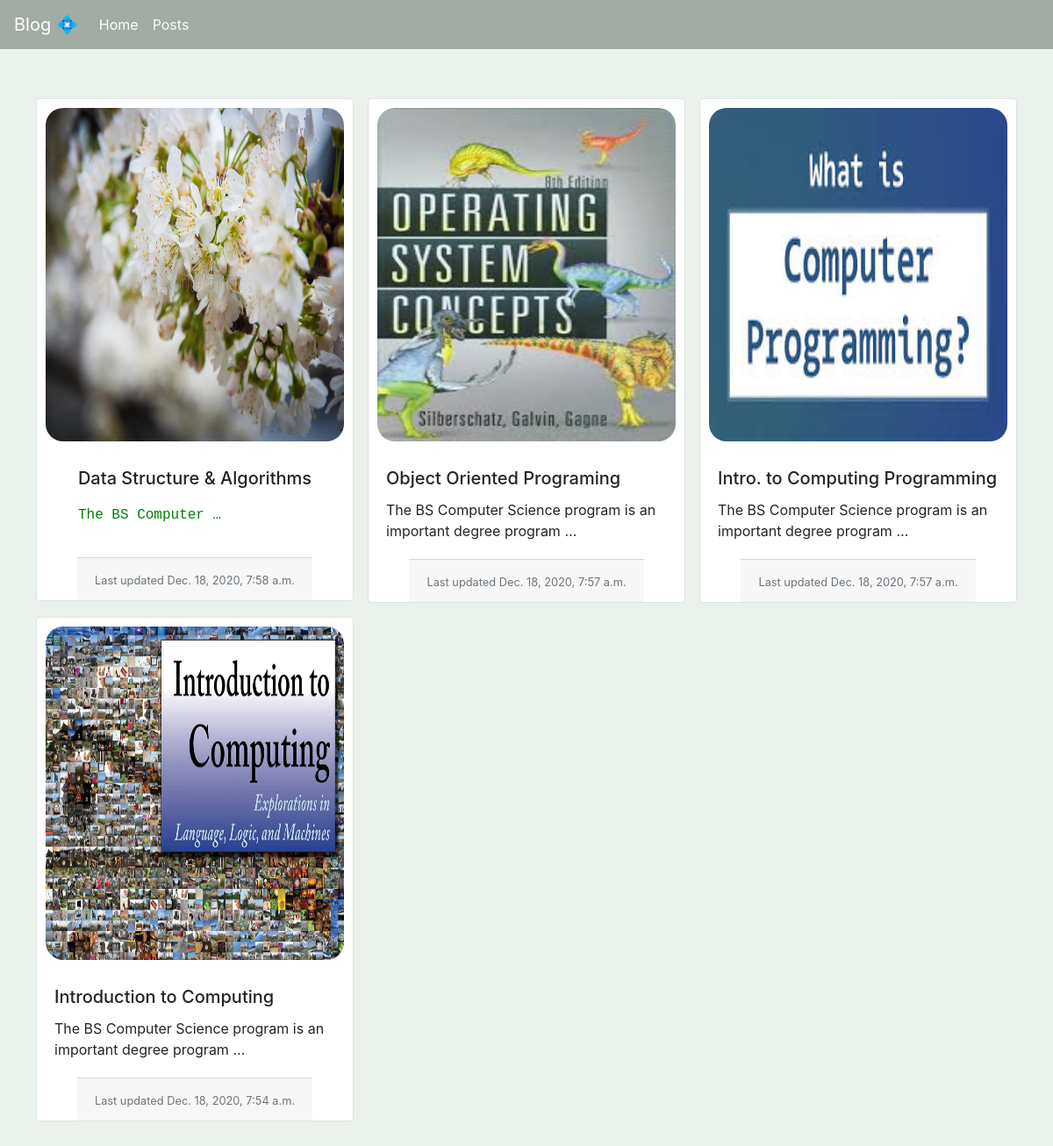
/posts/, run on the app's committed database.
### blog/models.py (models this page shows, shortened)
class Post(models.Model):
    class NewManager(models.Manager):
        def get_queryset(self):
            return super().get_queryset().filter(status='published')
    options = (
        ('draft', 'Draft'),
        ('published', 'Published')
    )
    title = models.CharField(max_length=250)
    category = models.ForeignKey(Category, on_delete=models.PROTECT, default=1)
    image = models.ImageField(upload_to='posts/', default='posts/default.jpg')
    slug = models.SlugField(max_length=250, unique_for_date='publish')
    publish = models.DateTimeField(default=timezone.now)
    author = models.ForeignKey(
        User, on_delete=models.CASCADE, related_name='blog_posts')
    content = models.TextField()
    code = models.TextField()
    imag2 = models.ImageField(upload_to='posts/', default='posts/default.jpg')
    status = models.CharField(max_length=10, choices=options, default='draft')
    objects = models.Manager()
    newmanager = NewManager()
    def get_absolute_url(self):
        return reverse('blog:post_single', args=[self.slug])
    class Meta:
        ordering = ('-publish',)

### blog/views.py (the view)
# urls.py: path('posts/', views.home, name='homepage'),
def home(request):
    all_post = Post.newmanager.all()
    context = {'posts': all_post}
    return render(request, 'posts.html', context)

### blog/views.py (called while the page is built)
def category_list(request):
    category_list = Category.objects.exclude(name='default')
    context = {
        'category_list': category_list
    }
    return context

### blog/templates/posts.html (shortened to what this page needs)
{% extends 'index.html' %}
{% block content %}
<div class="row row-cols-1 row-cols-md-2 row-cols-lg-3">
  {% for post in posts %}
   <a href="{{post.get_absolute_url}}" class="text-decoration-none text-reset">
    <div class="card border m-2 align-items-center">
     <img src="{{post.image.url}}" class="card-img-top " style="width:600;height:400px;padding:10px;border-radius:30px" alt="..." />
      <div class="card-body">
        <h5 class="card-title">{{post.title |safe}}</h5>
        <p class="card-text">{{post.content| truncatewords:10 |safe }}</p>
      </div>
      <div class="card-footer">
        <small class="text-muted">Last updated {{post.publish}} </small>
      </div>
    </div>
  </a>
  {% endfor %}
</div>
{% endblock %}

### blog/templates/index.html (shortened to what this page needs)
{% load static %}
<!DOCTYPE html>
<html lang="en">
  <head>
    <link
      rel="stylesheet"
      href="https://stackpath.bootstrapcdn.com/bootstrap/4.4.1/css/bootstrap.min.css"
    />
  </head>
  <body style='background-color:#EAF2EB'>
    {% include 'header.html' %}
    <div class="m-5">{% block content %} {% endblock %}</div>
  </body>
</html>

### blog/templates/header.html (shortened to what this page needs)
<nav
  class="navbar navbar-expand-lg navbar-dark"
  style="background-color: #A2ABA4"
>
  <a class="navbar-brand" href="/blog/">Blog 💠</a>
  <div class="collapse navbar-collapse" id="navbarNav">
    <ul class="navbar-nav">
      <li class="nav-item active">
        <a class="nav-link" href="/"
          >Home <span class="sr-only">(current)</span></a
        >
      </li>
      <li class="nav-item">
        <a class="nav-link text-light" href="http://127.0.0.1:8000/posts"
          >Posts</a
        >
      </li>
    </ul>
  </div>
</nav>

### data on the page
Post: image (picture), title "Data Structure & Algorithms", content "The BS Computer …", publish "Dec. 18, 2020, 7:58 a.m."
Post: image (picture), title "Object Oriented Programing", content "The BS Computer Science program is an important degree program …", publish "Dec. 18, 2020, 7:57 a.m."
Post: image (picture), title "Intro. to Computing Programming", content "The BS Computer Science program is an important degree program …", publish "Dec. 18, 2020, 7:57 a.m."
Post: image (picture), title "Introduction to Computing", content "The BS Computer Science program is an important degree program …", publish "Dec. 18, 2020, 7:54 a.m."
